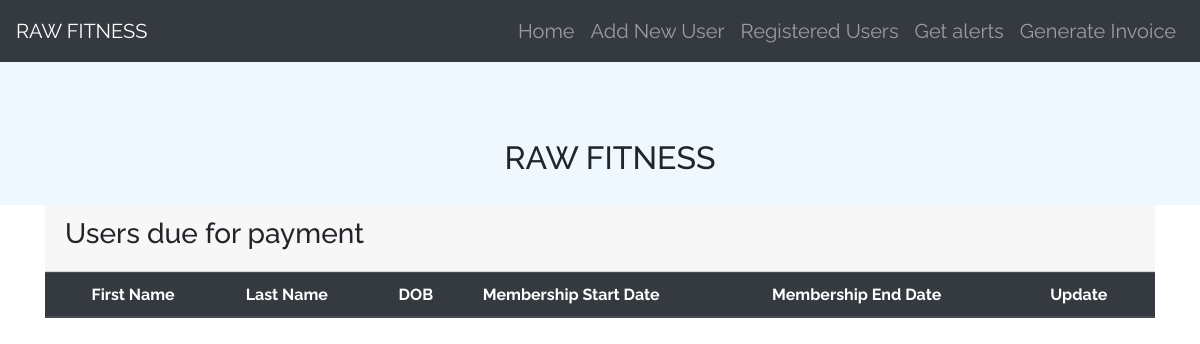
Page /get_alerts on the earlier database version.
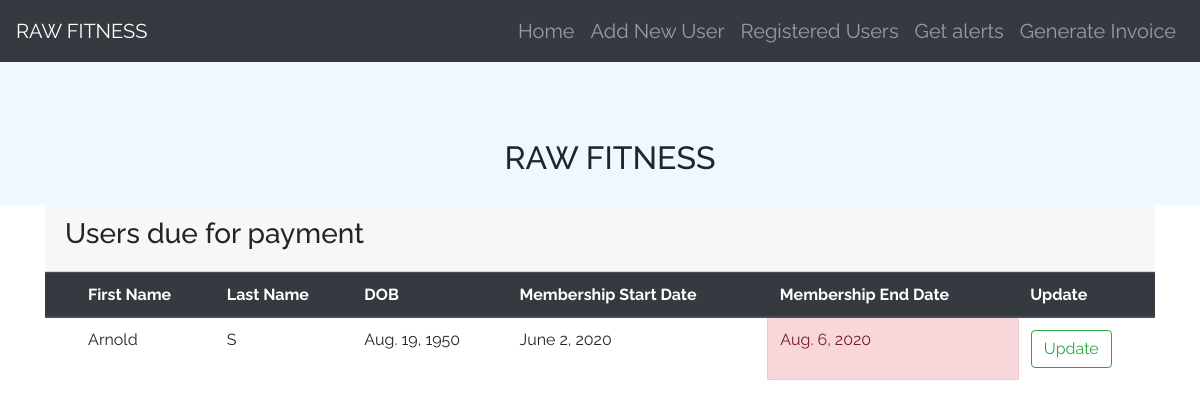
Same page on the later database version.
### fitness/models.py (models this page shows, shortened)
class AddUsers(models.Model):
	first_name = models.CharField(max_length=300)
	last_name = models.CharField(max_length=300)
	date_of_birth = models.DateField()
	age = models.IntegerField(max_length=2)
	sex = models.CharField(max_length=10)
	height = models.CharField(max_length=20)
	weight = models.CharField(max_length=20)
	full_address = models.TextField(max_length=None)
	phone_number = models.CharField(max_length=20)
	alternate_phone = models.CharField(max_length=20)
	membership_start_date = models.DateField(default=timezone.now)
	membership_end_date = models.DateField(default=timezone.now)
	blood_group =  models.CharField(max_length=20)
	medical_history =  models.CharField(max_length=300)

### fitness/views.py (the view)
# urls.py: path('get_alerts',views.get_alerts,name='get_alerts'),
def get_alerts(request):
	before_5_days = timezone.now() + timedelta(days=5)
	print(before_5_days,'before_5_days')
	posts = AddUsers.objects.filter(membership_end_date__gte= before_5_days).order_by('membership_start_date')
	return render(request,'alerts.html',{'posts':posts})

### assets/templates/alerts.html
{% extends "base.html" %}
{% load widget_tweaks %}
{% block content %}
<div class="container">
  <div class="card-header">
    <h3>Users due for payment</h3>
  </div>
  <div class="table-responsive">
    <table class="table">
      <thead  class="thead-dark">
        <tr>
          <th scope="row"></th>
          <th scope="col">First Name</th>
          <th scope="col">Last Name</th>
          <th scope="col">DOB</th>
          <th scope="col">Membership Start Date</th>
          <th scope="col">Membership End Date</th>
          <th scope="col">Update</th>
        </tr>
      </thead>
      <tbody>
        {% for post in posts %}
        <tr>
          <th scope="row"></th>
          <td>{{post.first_name}}</td>
          <td>{{post.last_name}}</td>
          <td>{{post.date_of_birth }}</td>
          <td>{{post.membership_start_date}}</td>
            <td class="alert alert-danger">{{post.membership_end_date}}</td>
            {% if post.id  %}
                <td><a class="btn btn-outline-success" href="{% url 'update' pk=post.id %}">Update</a></td>
            {% endif %}
        {% endfor %}
        </tr>
      </tbody>
    </table>
</div>
</div>
{% endblock %}

Differences in the rows shown:
now on this page (row edited): AddUsers: first_name "Arnold", last_name "S", date_of_birth "Aug. 19, 1950", membership_start_date "June 2, 2020", membership_end_date "Aug. 6, 2020", shows "Update"
